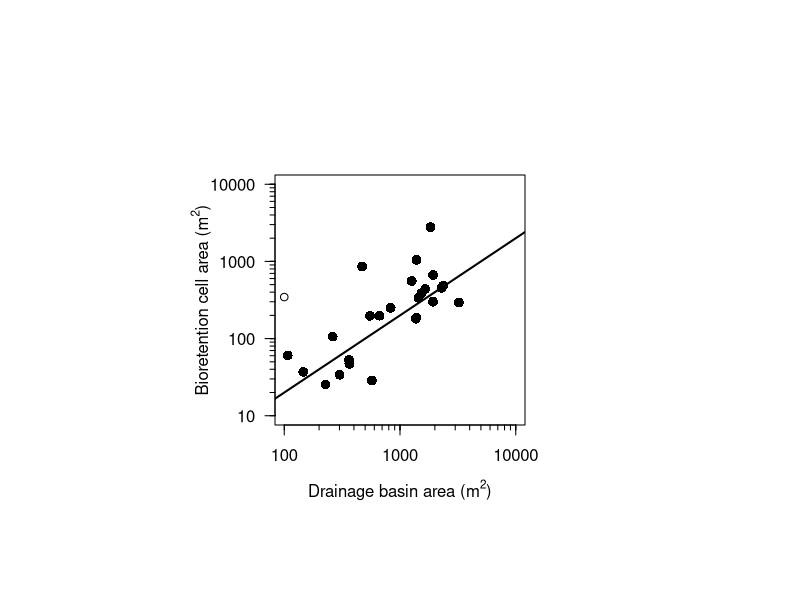
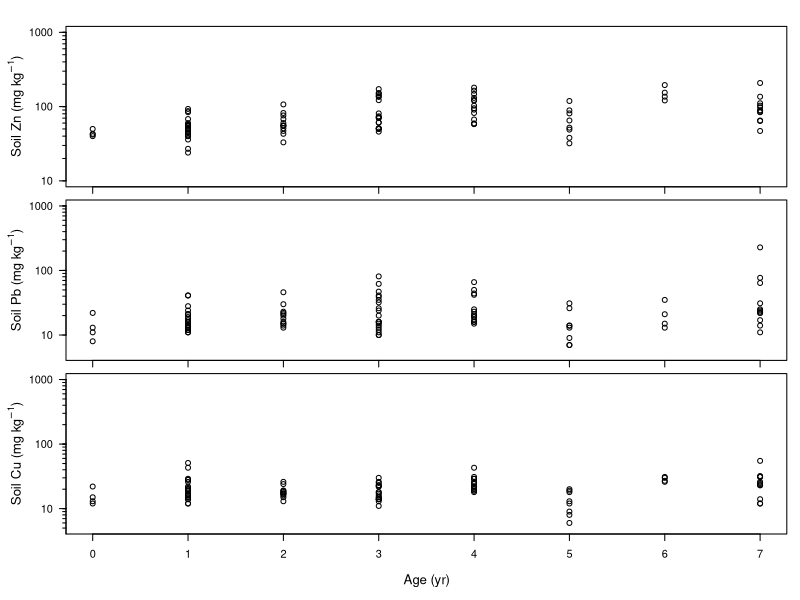

Recreate these plots in R, in order.
## ---- chunk 1
knitr::opts_chunk$set(echo = TRUE)

logaxis = function(minlog,maxlog,side){
  pow <- seq(minlog,maxlog,by=1)
  ticksat <- as.vector(sapply(pow, function(p) (1:10)*10^p))
  axis(side, 10^pow,las=1)
  axis(side, ticksat, labels=NA, tcl=-0.25, lwd=0, lwd.ticks=1)
}

## ---- chunk 2
soilchem <- read.csv(file="soil_metal_NEW.csv")
soilchem$Cell_no <- factor(soilchem$Cell_no)
summary(soilchem)

#Outliers
soilchem[soilchem$Sample=="30a",'Zn'] <- NA
soilchem[soilchem$Sample=="12a",'Cu'] <- NA

cell <- read.csv(file="cell_data_NEW.csv")
cell$Location_name <- as.character(cell$Location_name)
summary(cell)

#Merge both datasets
fullsoil <- merge(soilchem,cell[,c(2:10)],by="Cell_no")
summary(fullsoil)

## ---- chunk 3
par(pin=c(2.5,2.5))
plot(Cell_area~Drain_area,data=cell,log="xy",ylim=c(10,10000),xlim=c(100,10000),xaxt="n",yaxt="n",
     xlab=expression("Drainage basin area (m"^2*")"),ylab=expression("Bioretention cell area (m"^2*")"),
     pch=16,cex=1.3)
logaxis(2,4,1)
logaxis(1,4,2)
abline(log10(1/5),1,lwd=2) #Ideal size of cell 1/5 the size of drain area
points(100,345,pch=21,cex=1) #Cell with no drainage area
#dev.copy(pdf,'cellsize.pdf')
#dev.off()
## ---- chunk 4
#pdf(file="cellmetal.pdf",height=5,width=4)

par(mfrow=c(3,1),oma=c(3,5,0,1),mar=c(0,0,2,0))
plot(Zn~Age,data=fullsoil,log="y",yaxt="n",ylim=c(10,1000),xaxt="n")
logaxis(1,3,2)
axis(1,labels=F)
mtext(expression("Soil Zn (mg kg"^-1*")"),2,line=3,cex=0.8)

par(mar=c(1,0,1,0))
plot(Pb~Age,data=fullsoil,log="y",yaxt="n",ylim=c(5,1000),xaxt="n")
logaxis(1,3,2)
axis(1,labels=F)
mtext(expression("Soil Pb (mg kg"^-1*")"),2,line=3,cex=0.8)

par(mar=c(2,0,0,0))
plot(Cu~Age,data=fullsoil,log="y",yaxt="n",ylim=c(5,1000))
logaxis(0,3,2)
mtext(expression("Soil Cu (mg kg"^-1*")"),2,line=3,cex=0.8)
mtext("Age (yr)",1,line=3,cex=0.8)

#dev.off()
